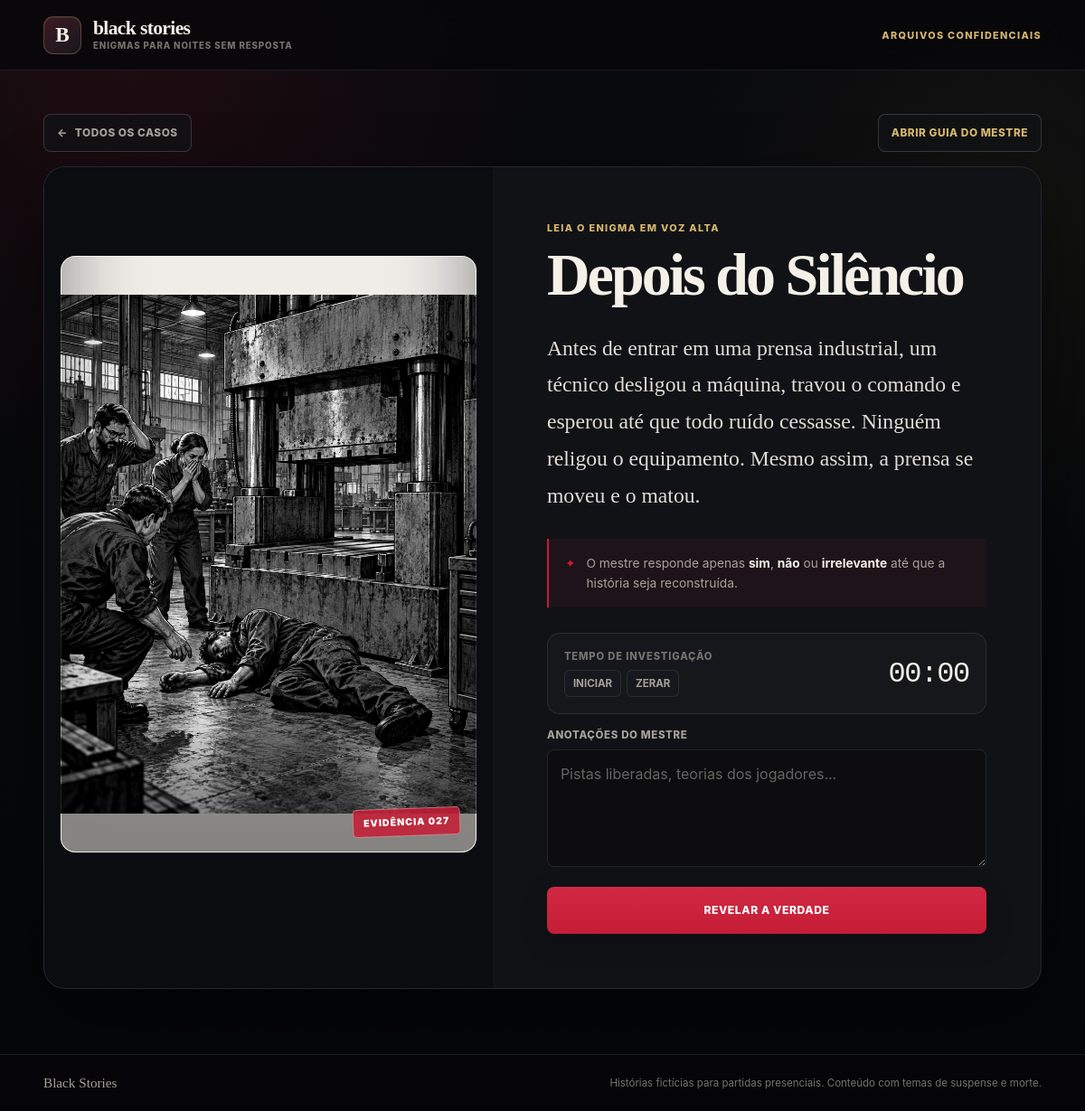
/historia/27/, run on the app's committed database.
### stories/models.py (models this page shows, shortened)
class Story(models.Model):
    title = models.CharField(max_length=200)
    description = models.TextField()
    image = models.ImageField(upload_to='stories/')
    answer = models.TextField()
    resolution_image = models.ImageField(upload_to='stories/', null=True, blank=True)
    created_at = models.DateTimeField(auto_now_add=True)
    class Meta:
        verbose_name = 'Story'
        verbose_name_plural = 'Stories'

### stories/views.py (the view)
def story_detail(request, story_id):
    story = get_object_or_404(
        Story.objects.only(
            "id",
            "title",
            "description",
            "image",
            "answer",
            "resolution_image",
        ),
        id=story_id,
    )
    return render(
        request,
        "story_detail.html",
        {"story": story},
    )

### templates/story_detail.html (shortened to what this page needs)
{% extends 'base.html' %}
{% block content %}
<section class="detail-container premium-detail" data-story-session data-story-id="{{ story.id }}">
    <nav class="detail-actions" aria-label="Navegação do caso">
        <a href="{% url 'stories:index' %}" class="back-button">
            <span aria-hidden="true">&larr;</span>
            Todos os casos
        </a>
        <a href="{% url 'stories:master' story.id %}" class="master-link">
            Abrir guia do mestre
        </a>
    </nav>
    <article class="story-card detail-card premium-case-file">
        <div class="case-dossier">
            <div class="story-image-panel">
                <div class="image-frame case-photo" data-image-frame>
                    <img
                        id="story-image-{{ story.id }}"
                        src="{{ story.image.url }}"
                        data-original="{{ story.image.url }}"
                        {% if story.resolution_image %}
                            data-resolution="{{ story.resolution_image.url }}"
                        {% else %}
                            data-resolution="{{ story.image.url }}"
                        {% endif %}
                        alt="{{ story.title }}"
                    >
                    <span class="photo-stamp">
                        evidência {{ story.id|stringformat:"03d" }}
                    </span>
                </div>
            </div>
            <div class="story-text case-briefing">
                <span class="section-label">
                    leia o enigma em voz alta
                </span>
                <h1 class="story-title">
                    {{ story.title }}
                </h1>
                <p class="story-description">
                    {{ story.description }}
                </p>
                <div class="master-instruction">
                    <span aria-hidden="true">✦</span>
                    <p>O mestre responde apenas <strong>sim</strong>, <strong>não</strong> ou <strong>irrelevante</strong> até que a história seja reconstruída.</p>
                </div>
                <div class="session-tools" aria-label="Ferramentas da partida">
                    <div class="session-meter">
                        <span>Tempo de investigação</span>
                        <strong data-session-timer>00:00</strong>
                        <div class="meter-actions">
                            <button type="button" data-timer-toggle>
                                Iniciar
                            </button>
                            <button type="button" data-timer-reset>
                                Zerar
                            </button>
                        </div>
                    </div>
                </div>
                <label class="notes-panel">
                    <span>Anotações do mestre</span>
                    <textarea
                        rows="4"
                        placeholder="Pistas liberadas, teorias dos jogadores..."
                        data-session-notes
                    ></textarea>
                </label>
                <div class="reveal-strip">
                    <button
                        class="reveal-btn"
                        type="button"
                        data-url="{% url 'stories:reveal' story.id %}"
                        data-target="answer-{{ story.id }}"
                    >
                        Revelar a verdade
                    </button>
                </div>
            </div>
        </div>
    </article>
</section>
{% endblock %}

### data on the page
Story: image (picture), id "027", title "Depois do Silêncio", description "Antes de entrar em uma prensa industrial, um técnico desligou a máquina, travou o comando e esperou até que todo ruído cessasse. Ninguém religou o equipamento. Mesmo assim, a prensa se moveu e o matou."
